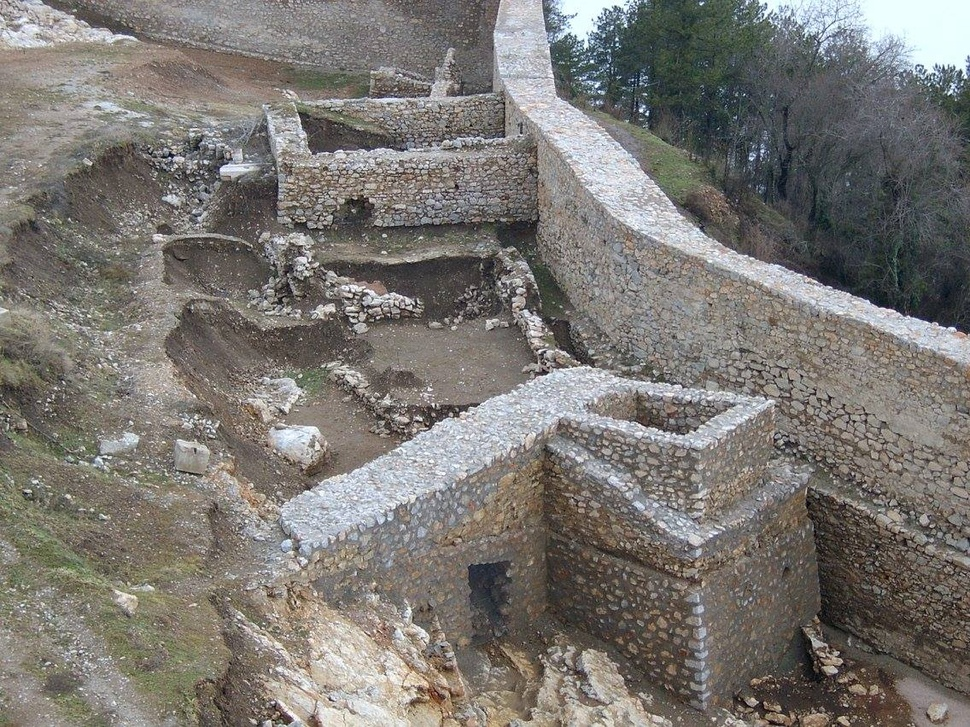
#> input picture images/0037.jpg, 970 x 727 px, shrunk from 1136 x 852 before the run
$ python feature_vectors.py
#> lines starting #> are read from the running program, lines starting #| are printed output that depends on the picture; long printed decimals are rounded
import cv2
import numpy as np
from scipy.spatial import distance

path_base = 'images/0037.jpg'
path_second = 'images/0038.jpg'
path_third = 'images/0039.jpg'

base = cv2.imread(path_base)
#> base is the input picture: shape (727, 970, 3); mean B, G, R 114.5, 119.2, 122.6
second = cv2.imread(path_second)
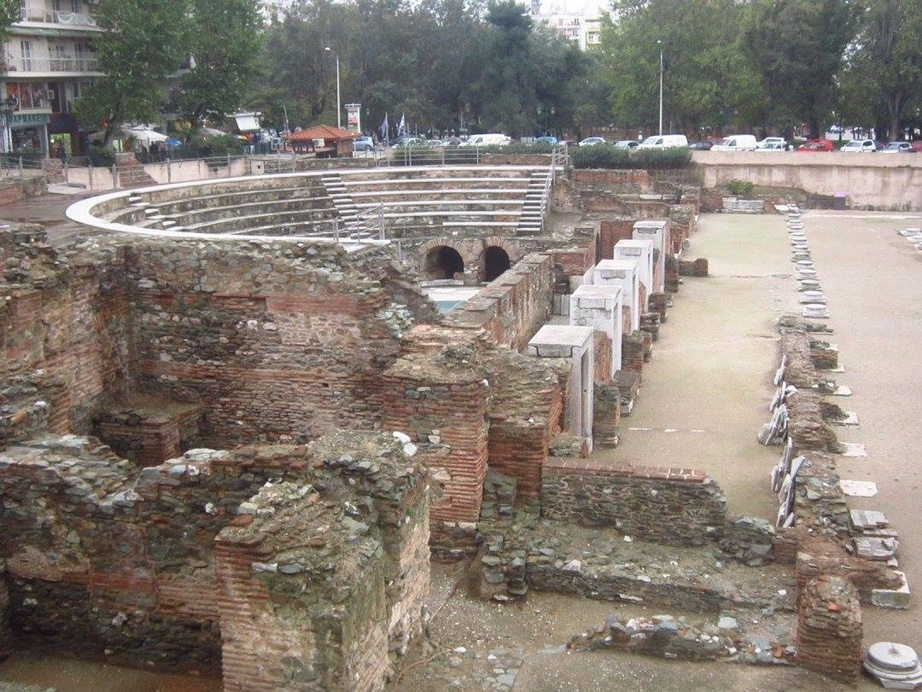
#> input picture images/0038.jpg, 922 x 692 px, shrunk from 1080 x 810 before the run
#> second is the input picture: shape (692, 922, 3); mean B, G, R 116.4, 125, 133.7
third = cv2.imread(path_third)
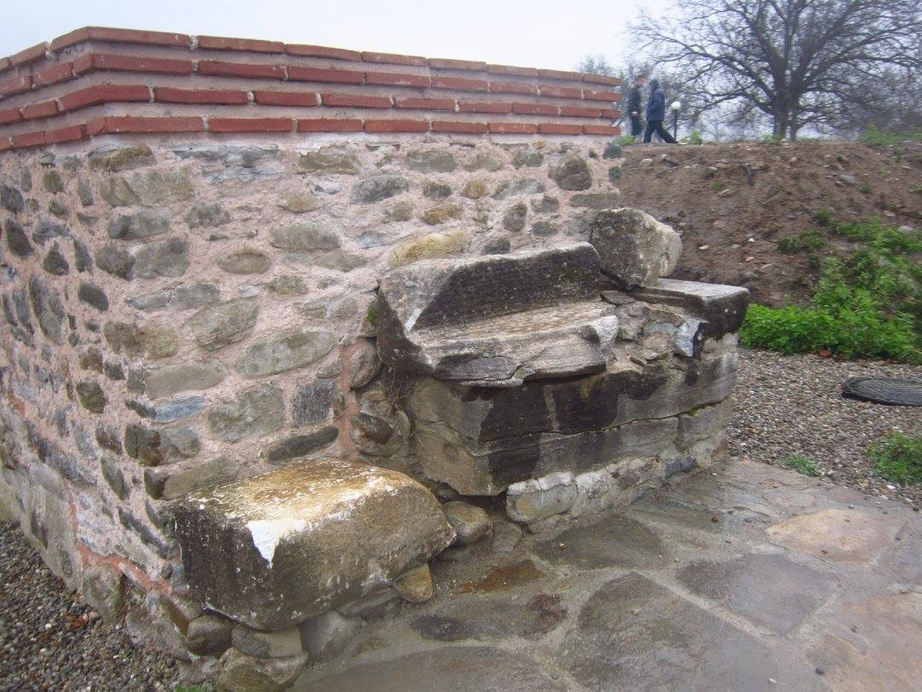
#> input picture images/0039.jpg, 922 x 692 px, shrunk from 1080 x 810 before the run
#> third is the input picture: shape (692, 922, 3); mean B, G, R 123, 127.3, 135.8

index = {}

# Construct the feature vector for the searched for (base) image
(means, stds) = cv2.meanStdDev(base)
#> means = [114.5, 119.2, 122.6]; stds = [48.73, 47.08, 46.62]
index[path_base] = np.concatenate([means, stds]).flatten()
distances = []

for path, img in [(path_second, second), (path_third, third)]:
    # The following 2 lines construct our feature vector
    (means, stds) = cv2.meanStdDev(img)
    index[path] = np.concatenate([means, stds]).flatten()
#> this loop made 2 passes
#> (path, means, stds) on passes 1 to 2: ('images/0038.jpg', [116.4, 125, 133.7], [50.16, 49.79, 51.57]), ('images/0039.jpg', [123, 127.3, 135.8], [50.58, 46.64, 46.59])
#> after the loop, index = {'images/0037.jpg': [114.5, 119.2, 122.6, 48.73, 47.08, 46.62], 'images/0038.jpg': [116.4, 125, 133.7, 50.16, 49.79, 51.57], 'images/0039.jpg': [123, 127.3, 135.8, 50.58, 46.64, 46.59]}

paths = index.keys()
for i, path in enumerate(paths):
    if path == path_base:
        continue

    # Calculate the distance between each image and the searched for (base) image
    dist = distance.euclidean(index[path_base], index[path])
    distances.append((path, dist))
#> this loop made 3 passes
#> (path, dist) on passes 2 to 3: ('images/0038.jpg', 13.99), ('images/0039.jpg', 17.74)
#> path on pass 1: 'images/0037.jpg'
#> after the loop, distances = [('images/0038.jpg', 13.99), ('images/0039.jpg', 17.74)]

# Sort the images by distance from base image
distances = sorted(distances, key=lambda x: x[1])

for item in distances:
    print(item[0], item[1])
#> this loop made 2 passes
#| images/0038.jpg 13.994
#| images/0039.jpg 17.744
